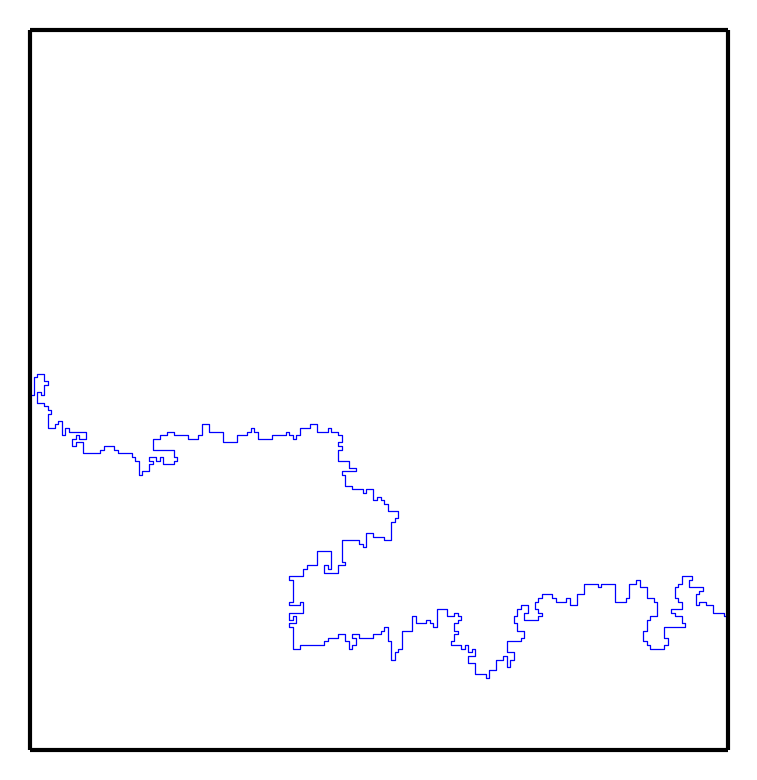

Python code for this plot:
#!/usr/bin/python
#
# An implementation of a Loop Erased Random Walk (LERW)
# from a cylinder with reflecting boundaries on the left
# and open boundaries on the right.
# PNG output of a single trajectory.
# Habib Rehmann and Gunnar Pruessner
#

import random
import numpy as np
import matplotlib.pyplot as plt

seed = 10  # random seed
Length = 200  # length of the cyclinder
Circ = 200  # circumference of cyclinder
x = 0   # x coordinate of starting location
# y coordinate of starting location. Origin is at centre of square
y = Circ / 2
s = 0  # Step number.

trajectory = []   # List of the x coordinates of all points visited.
# (Length x Circ) 2D array of zeros
lattice = np.zeros((Length, Circ), dtype=int)
random.seed(seed)

# Generate a randomwalk
while True:
    s += 1
    if (bool(random.getrandbits(1))):
        if (bool(random.getrandbits(1))):
            x += 1
        else:
            x -= 1
    else:
        if (bool(random.getrandbits(1))):
            y += 1
        else:
            y -= 1

    if (x >= Length):
        break
    elif (x < 0):
        x = 0
    if (y >= Circ):
        y -= Circ
    elif (y < 0):
        y += Circ

    lattice[x][y] += 1
    trajectory.append((x, y))

x0 = None
y0 = None
pos = 0

# Loop erasure
while pos < len(trajectory):
    x, y = trajectory[pos]
    if lattice[x][y] > 1 and (not x0):
        x0, y0 = x, y
        pos0 = pos
        # print("First repeated element ", pos0, x0, y0)
    elif (x == x0) and (y == y0) and (lattice[x][y] == 1):
        # print("Deleting from ", pos0, " to ", pos)
        del trajectory[pos0:pos]
        x0, y0 = None, None
        pos = pos0
    lattice[x][y] -= 1
    pos += 1

# Plot random walk
dpi = 300
fig, ax = plt.subplots()
fig.set_size_inches(3, Circ * 3. / Length)
ax.set_xlim(0, Length - 1)
ax.set_ylim(0, Circ - 1)
ax.get_xaxis().set_visible(False)
ax.get_yaxis().set_visible(False)
plt.plot(*zip(*trajectory), linewidth=0.3)
plt.savefig(__file__[:-3]+".png", bbox_inches="tight", dpi=dpi)
